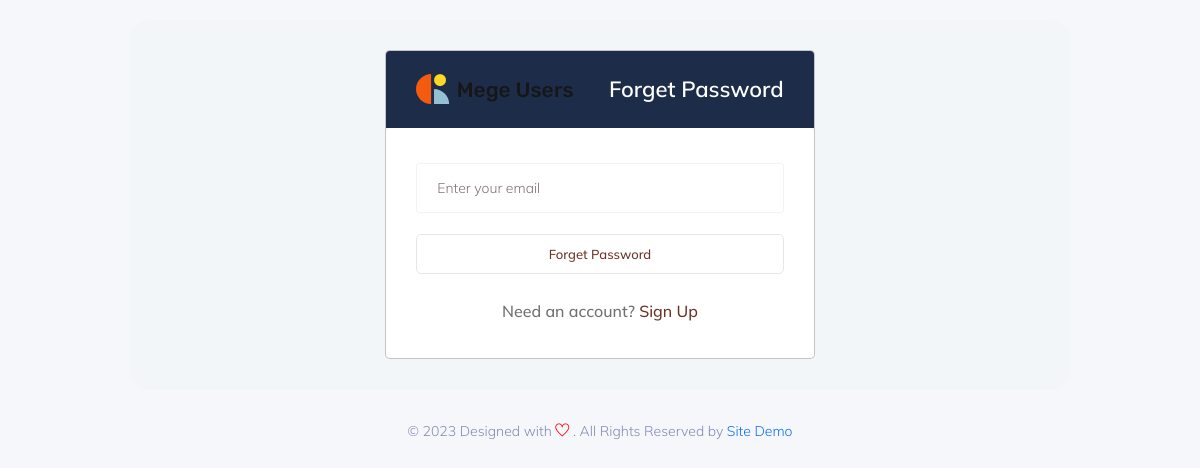
Screenshot of /forget.php with the database file from the repository.
### tables this page shows
CREATE TABLE `athentication` (
  `id` int(11) NOT NULL,
  `site_name` text NOT NULL,
  `site_logo` text NOT NULL,
  `usdt_address` text NOT NULL,
  `site_notice` text NOT NULL,
  `date` timestamp NOT NULL DEFAULT current_timestamp() ON UPDATE current_timestamp()
);

### forget.php (the view, shortened to what this page needs)
<?php
include "db/db.php";
$site = mysqli_fetch_array(mysqli_query($db, "SELECT * FROM athentication WHERE id = '1'"));
?>
<!DOCTYPE html>
<html lang="zxx">
<head>
    <link rel="stylesheet" href="css/bootstrap1.min.css" />
    <link rel="stylesheet" href="vendors/themefy_icon/themify-icons.css" />
    <link rel="stylesheet" href="vendors/font_awesome/css/all.min.css" />
    <link rel="stylesheet" href="vendors/scroll/scrollable.css" />
    <link rel="stylesheet" href="css/metisMenu.css">
    <link rel="stylesheet" href="css/style1.css" />
    <link rel="stylesheet" href="css/colors/default.css" id="colorSkinCSS">
</head>
<body class="crm_body_bg">
<div class="main_content_iner" style="padding: 20px;">
    <div class="container-fluid">
        <div class="row justify-content-center">
            <div class="col-sm-1"></div>
            <div class="col-sm-10">
                <div class="white_box mb_30" style="background: #f3f6f9!important;">
                    <div class="row justify-content-center">
                        <div class="col-lg-6">
                            <div class="modal-content cs_modal">
                                <div class="modal-header theme_bg_1" style="background: #1d2c48!important;">
                                    <img src="img/site/<?php echo $site['site_logo']; ?>" style="text-align: left!important;">
                                    <h5 class="modal-title text_white"> Forget Password</h5>
                                </div>
                                <div class="modal-body">
                                    <form action="" method="post" enctype="multipart/form-data">                                        <div class>
                                            <input type="email" name="email" class="form-control" placeholder="Enter your email">
                                        </div>
                                        <button type="submit" name="forgetPassword" class="btn_3 full_width text-center" style="width: 100%!important;">
                                            Forget Password
                                        </button>
                                        <p>
                                            Need an account?
                                            <a data-toggle="modal" data-target="#sing_up" data-dismiss="modal" href="register.php">
                                                Sign Up
                                            </a>
                                        </p>
                                    </form>
                                </div>
                            </div>
                        </div>
                    </div>
                </div>
                <div class="col-sm-12" style="margin-top: 20px;">
                    <p class="text-center">
                        &copy; 2023 Designed with
                        <i class="ti-heart" style="color: red;"></i>
                        . All Rights Reserved by
                        <a href="#" class="link-primary" target="_blank">
                            <?php
                            echo $site['site_name'];
                            ?>
                        </a>
                    </p>
                </div>
            </div>
            <div class="col-sm-1"></div>
        </div>
    </div>
</div>
</body>
</html>

### rows the page displays
athentication: site_logo (picture), site_name "Site Demo"
